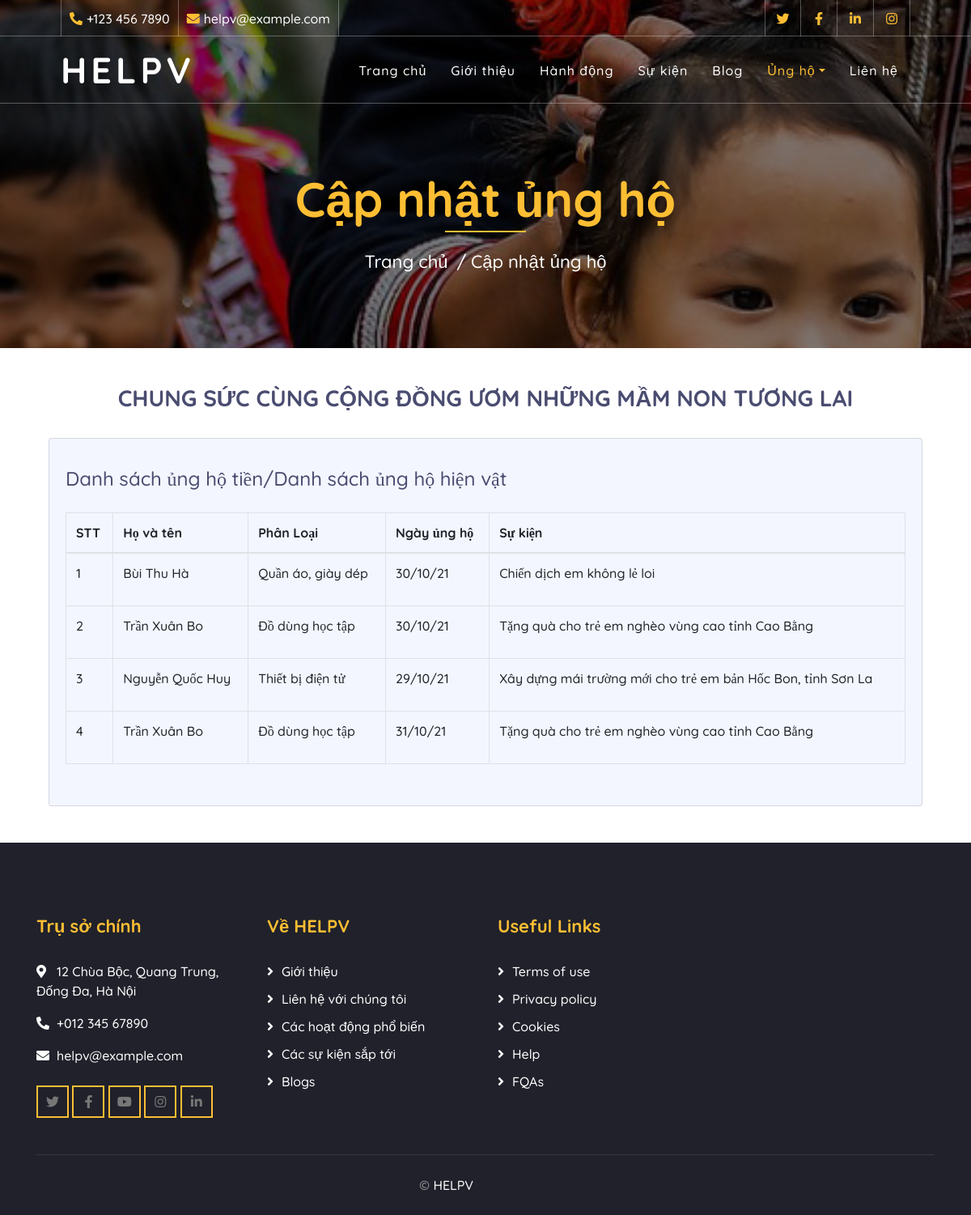
/cap_nhat_ung_ho_hien_vat.php, run on the app's committed database.
### tables this page shows
CREATE TABLE `tbl_ung_ho_vatchat_da_xn` (
  `id_vc_xn` int(11) NOT NULL,
  `time` date NOT NULL,
  `ten` varchar(50) NOT NULL,
  `dien_thoai` varchar(20) NOT NULL,
  `email` text NOT NULL,
  `phanloai` varchar(200) NOT NULL,
  `trang_thai` varchar(50) NOT NULL,
  `id_su_kien` int(11) NOT NULL,
  `id_admin` int(11) NOT NULL
);

CREATE TABLE `tbl_su_kien` (
  `id_su_kien` int(11) NOT NULL,
  `ten` varchar(100) NOT NULL,
  `mo_ta` text NOT NULL,
  `noi_dung` text NOT NULL,
  `ngay_to_chuc` date NOT NULL,
  `dia_diem` varchar(100) NOT NULL,
  `thoi_gian` text NOT NULL,
  `image` text NOT NULL,
  `so_tien_ung_ho` bigint(50) NOT NULL
);

### cap_nhat_ung_ho_hien_vat.php (the view, shortened to what this page needs)
<!DOCTYPE html>
<html lang="en">
    <head>
        <link href="https://stackpath.bootstrapcdn.com/bootstrap/4.4.1/css/bootstrap.min.css" rel="stylesheet">
        <link href="https://cdnjs.cloudflare.com/ajax/libs/font-awesome/5.10.0/css/all.min.css" rel="stylesheet">
        <link href="lib/flaticon/font/flaticon.css" rel="stylesheet">
        <link href="lib/animate/animate.min.css" rel="stylesheet">
        <link href="lib/owlcarousel/assets/owl.carousel.min.css" rel="stylesheet">
        <link href="css/style.css" rel="stylesheet">
    </head>
    <body>
        <div class="top-bar d-none d-md-block">
            <div class="container-fluid">
                <div class="row">
                    <div class="col-md-8">
                        <div class="top-bar-left">
                            <div class="text">
                                <i class="fa fa-phone-alt"></i>
                                <p>+123 456 7890</p>
                            </div>
                            <div class="text">
                                <i class="fa fa-envelope"></i>
                                <p>helpv@example.com</p>
                            </div>
                        </div>
                    </div>
                    <div class="col-md-4">
                        <div class="top-bar-right">
                            <div class="social">
                                <a href=""><i class="fab fa-twitter"></i></a>
                                <a href=""><i class="fab fa-facebook-f"></i></a>
                                <a href=""><i class="fab fa-linkedin-in"></i></a>
                                <a href=""><i class="fab fa-instagram"></i></a>
                            </div>
                        </div>
                    </div>
                </div>
            </div>
        </div>
        <div class="navbar navbar-expand-lg bg-dark navbar-dark">
            <div class="container-fluid">
                <a href="index.php" class="navbar-brand">Helpv</a>
                <div class="collapse navbar-collapse justify-content-between" id="navbarCollapse">
                    <div class="navbar-nav ml-auto">
                        <a href="index.php" class="nav-item nav-link">Trang chủ</a>
                        <a href="about.php" class="nav-item nav-link">Giới thiệu</a>
                        <a href="causes.php" class="nav-item nav-link">Hành động</a>
                        <a href="event.php" class="nav-item nav-link">Sự kiện</a>
                        <a href="blog.php" class="nav-item nav-link">Blog</a>
                        <div class="nav-item dropdown">
                            <a href="#" class="nav-link dropdown-toggle active" data-toggle="dropdown">Ủng hộ</a>
                        </div>
                        <a href="contact.php" class="nav-item nav-link">Liên hệ</a>
                    </div>
                </div>
            </div>
        </div>
        <div class="page-header">
            <div class="container">
                <div class="row">
                    <div class="col-12">
                        <h2>Cập nhật ủng hộ</h2>
                    </div>
                    <div class="col-12">
                        <a href="index.php">Trang chủ</a>
                        <a href="update_donate.php">Cập nhật ủng hộ</a>
                    </div>
                </div>
            </div>
        </div>
        <div class="container">
            <div class="event-item">
                <div class="event-content">
                    <div class="event-text">
                        <h3 style="text-align: center;"><b>CHUNG SỨC CÙNG CỘNG ĐỒNG ƯƠM NHỮNG MẦM NON TƯƠNG LAI </b></h3>
                        <br>
                    </div>
                </div>
            </div>
             <div class="col-lg-12 grid-margin stretch-card">
              <div class="card">
                <div class="card-body">
                  <h4 class="card-title"><a href="update_donate.php"> Danh sách ủng hộ tiền</a>/<a href="cap_nhat_ung_ho_hien_vat.php">Danh sách ủng hộ hiện vật</a> </h4>
                  <div class="table-responsive pt-3">
                    <table class="table table-bordered">
                      <thead>
                        <tr>
                          <th>STT</th>
                          <th>Họ và tên</th>
                          <th>Phân Loại</th>
                          <th>Ngày ủng hộ</th>
                          <th>Sự kiện</th>
                        </tr>
                      </thead>
                      <tbody>
                         <?php
                        $ket_noi = mysqli_connect("localhost", "root", "", "helpv");
                         $sql = "
                                SELECT time, tbl_ung_ho_vatchat_da_xn.ten, dien_thoai, phanloai, email, tbl_su_kien.ten as 'su_kien'
                                from tbl_ung_ho_vatchat_da_xn join tbl_su_kien on tbl_ung_ho_vatchat_da_xn.id_su_kien = tbl_su_kien.id_su_kien
                                order by id_vc_xn desc";
                        $ten_ung_ho = mysqli_query($ket_noi, $sql);
                        $i=0;
                        while ($row = mysqli_fetch_array($ten_ung_ho))
                            {
                                $i++;
                                ;?>
                        <tr>
                          <td>
                           <?php echo $i;?>
                          </td>
                          <td>
                            <?php echo $row["ten"];?>
                          </td>
                          <td>
                              <?php echo $row["phanloai"];?>
                          </td>
                          <td> <?php echo date("d/m/y", strtotime($row["time"]));?></td>
                          <td>
                            <?php echo $row["su_kien"];?>
                          </td>
                        </tr>
                        <?php }
                            mysqli_close($ket_noi) ;?>
                      </tbody>
                    </table>
                  </div>
                </div>
              </div>
            </div>
            </div>
        <div class="footer">
            <div class="container">
                <div class="row">
                    <div class="col-lg-3 col-md-6">
                        <div class="footer-contact">
                            <h2>Trụ sở chính</h2>
                            <p><i class="fa fa-map-marker-alt"></i>12 Chùa Bộc, Quang Trung, Đống Đa, Hà Nội</p>
                            <p><i class="fa fa-phone-alt"></i>+012 345 67890</p>
                            <p><i class="fa fa-envelope"></i>helpv@example.com</p>
                            <div class="footer-social">
                                <a class="btn btn-custom" href=""><i class="fab fa-twitter"></i></a>
                                <a class="btn btn-custom" href=""><i class="fab fa-facebook-f"></i></a>
                                <a class="btn btn-custom" href=""><i class="fab fa-youtube"></i></a>
                                <a class="btn btn-custom" href=""><i class="fab fa-instagram"></i></a>
                                <a class="btn btn-custom" href=""><i class="fab fa-linkedin-in"></i></a>
                            </div>
                        </div>
                    </div>
                    <div class="col-lg-3 col-md-6">
                        <div class="footer-link">
                            <h2>Về HELPV</h2>
                            <a href="about.php">Giới thiệu</a>
                            <a href="contact.php">Liên hệ với chúng tôi</a>
                            <a href="causes.php">Các hoạt động phổ biến</a>
                            <a href="event.php">Các sự kiện sắp tới</a>
                            <a href="blog.php">Blogs</a>
                        </div>
                    </div>
                    <div class="col-lg-3 col-md-6">
                        <div class="footer-link">
                            <h2>Useful Links</h2>
                            <a href="">Terms of use</a>
                            <a href="">Privacy policy</a>
                            <a href="">Cookies</a>
                            <a href="">Help</a>
                            <a href="">FQAs</a>
                        </div>
                    </div>
                </div>
            </div>
            <div class="container copyright">
                <div class="row">
                    <div class="col-md-6">
                        <p>&copy; <a href="#">HELPV</a></p>
                    </div>
                </div>
            </div>
        </div>
    </body>
</html>

### cap_nhat_ung_ho_hien_vat.php (style rules this page uses)
.card { padding: 15px 0; width: 100%; color: #20212b; background-color: #f3f6ff; font-family: 'Quicksand'; }
.card-body { font-family: 'Quicksand'; }

### data on the page
tbl_ung_ho_vatchat_da_xn: ten "Bùi Thu Hà", phanloai "Quần áo, giày dép", time "30/10/21", id_su_kien.ten "Chiến dịch em không lẻ loi"
tbl_ung_ho_vatchat_da_xn: ten "Trần Xuân Bo", phanloai "Đồ dùng học tập", time "30/10/21", id_su_kien.ten "Tặng quà cho trẻ em nghèo vùng cao tỉnh Cao Bằng"
tbl_ung_ho_vatchat_da_xn: ten "Nguyễn Quốc Huy", phanloai "Thiết bị điện tử", time "29/10/21", id_su_kien.ten "Xây dựng mái trường mới cho trẻ em bản Hốc Bon, tỉnh Sơn La"
tbl_ung_ho_vatchat_da_xn: ten "Trần Xuân Bo", phanloai "Đồ dùng học tập", time "31/10/21", id_su_kien.ten "Tặng quà cho trẻ em nghèo vùng cao tỉnh Cao Bằng"
